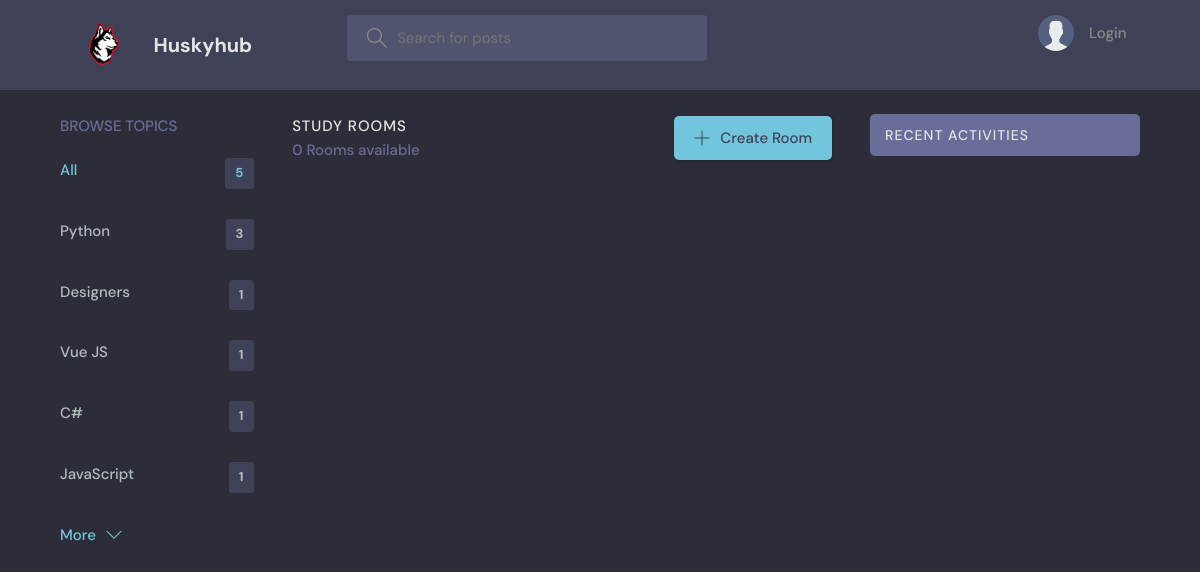
Page /?q=House on the earlier database version.
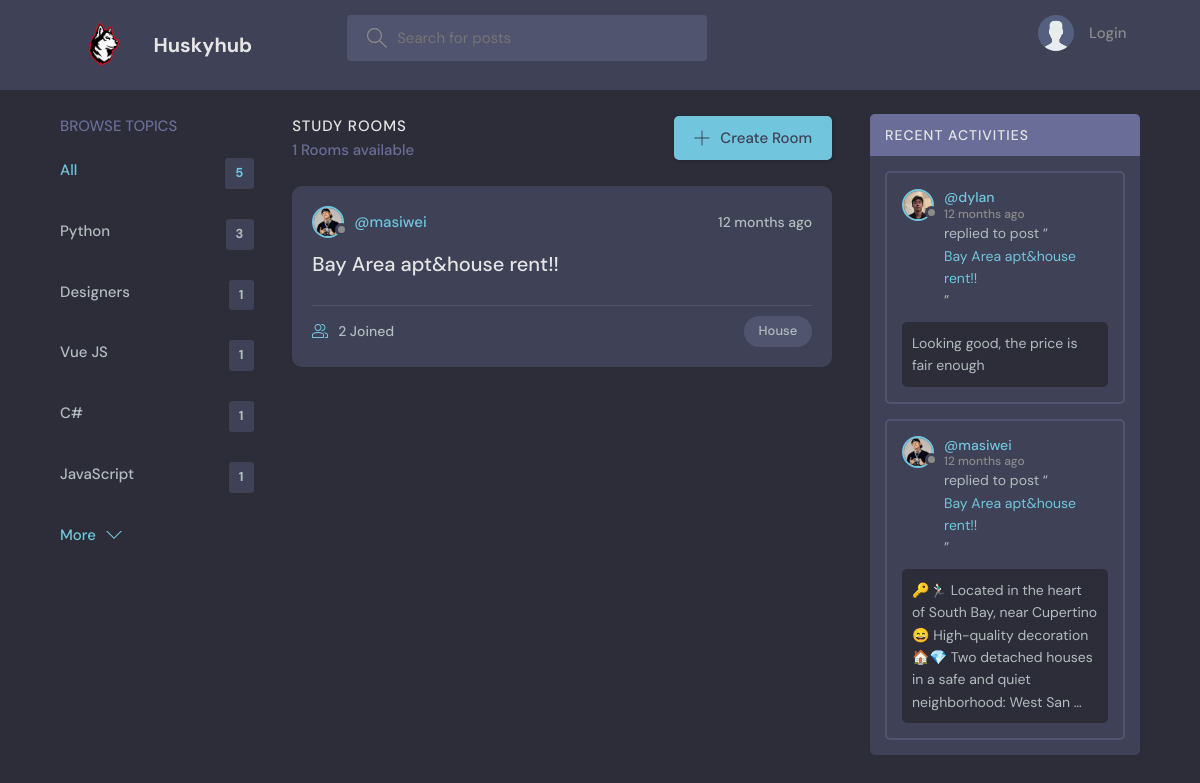
Same page on the later database version.
### base/models.py (models this page shows, shortened)
class Topic(models.Model):
    name = models.CharField(max_length=200)

class Room(models.Model):
    host = models.ForeignKey(User, on_delete=models.SET_NULL, null=True)
    topic = models.ForeignKey(Topic, on_delete=models.SET_NULL, null=True)
    name = models.CharField(max_length=200)
    description = models.TextField(null=True, blank=True)
    participants = models.ManyToManyField(
    User, related_name='participants', blank=True)
    updated = models.DateTimeField(auto_now=True)
    created = models.DateTimeField(auto_now_add=True)
    class Meta:
        ordering = ['-updated', '-created']
    def __str__(self):
        return self.name

class User(AbstractUser):
    name = models.CharField(max_length=200, null=True)
    email = models.EmailField(unique=True, null=True)
    bio = models.TextField(null=True)
    avatar = models.ImageField(null=True, default="avatar.svg")
    USERNAME_FIELD = 'email'
    REQUIRED_FIELDS = ['username']

class Message(models.Model):
    user = models.ForeignKey(User, on_delete=models.CASCADE)
    room = models.ForeignKey(Room, on_delete=models.CASCADE)
    body = models.TextField()
    updated = models.DateTimeField(auto_now=True)
    created = models.DateTimeField(auto_now_add=True)
    class Meta:
        ordering = ['-updated', '-created']

### base/views.py (the view)
# urls.py: path('', views.home, name="home"),
def home(request):
    q = request.GET.get('q') if request.GET.get('q') != None else ''
    rooms = Room.objects.filter(
        Q(topic__name__icontains=q) |
        Q(name__icontains=q) |
        Q(description__icontains=q)
    )
    topics = Topic.objects.all()[0:5]
    room_count = rooms.count()
    room_messages = Message.objects.filter(
        Q(room__topic__name__icontains=q))[0:3]
    context = {'rooms': rooms, 'topics': topics,
               'room_count': room_count, 'room_messages': room_messages}
    return render(request, 'base/home.html', context)

### base/templates/base/home.html (shortened to what this page needs)
{% extends 'main.html' %}
{% block content %}
<main class="layout layout--3">
  <div class="container">
    {% include 'base/topics_component.html' %}
    <div class="roomList">
      <div class="roomList__header">
        <div>
          <h2>Study Rooms</h2>
          <p>{{room_count}} Rooms available</p>
        </div>
        <a class="btn btn--main" href="{% url 'create-room' %}">
          <svg version="1.1" xmlns="http://www.w3.org/2000/svg" width="32" height="32" viewBox="0 0 32 32">
            <title>add</title>
            <path
              d="M16.943 0.943h-1.885v14.115h-14.115v1.885h14.115v14.115h1.885v-14.115h14.115v-1.885h-14.115v-14.115z">
            </path>
          </svg>
          Create Room
        </a>
      </div>
      {% include 'base/feed_component.html' %}
    </div>
    {% include 'base/activity_component.html' %}
  </div>
</main>
{% endblock %}

### base/templates/base/topics_component.html
<div class="topics">
    <div class="topics__header">
        <h2>Browse Topics</h2>
    </div>
    <ul class="topics__list">
        <li>
            <a href="{% url 'home' %}" class="active">All <span>{{topics.count}}</span></a>
        </li>
        {% for topic in topics %}
        <li>
            <a href="{% url 'home' %}?q={{topic.name}}">{{topic.name}}<span>{{topic.room_set.all.count}}</span></a>
        </li>
        {% endfor %}
    </ul>
    <a class="btn btn--link" href="{% url 'topics' %}">
        More
        <svg version="1.1" xmlns="http://www.w3.org/2000/svg" width="32" height="32" viewBox="0 0 32 32">
            <title>chevron-down</title>
            <path d="M16 21l-13-13h-3l16 16 16-16h-3l-13 13z"></path>
        </svg>
    </a>
</div>

### base/templates/base/feed_component.html (shortened to what this page needs)
{% for room in rooms %}
<div class="roomListRoom">
    <div class="roomListRoom__header">
        <a href="{% url 'user-profile' room.host.id %}" class="roomListRoom__author">
            <div class="avatar avatar--small">
                <img src="{{room.host.avatar.url}}" />
            </div>
            <span>@{{room.host.username}}</span>
        </a>
        <div class="roomListRoom__actions">
            <span>{{room.created|timesince}} ago</span>
        </div>
    </div>
    <div class="roomListRoom__content">
        <a href="{% url 'room' room.id %}">{{room.name}}</a>
    </div>
    <div class="roomListRoom__meta">
        <a href="{% url 'room' room.id %}" class="roomListRoom__joined">
            {{room.participants.all.count}} Joined
        </a>
        <p class="roomListRoom__topic">{{room.topic.name}}</p>
    </div>
</div>
{% endfor %}

### base/templates/base/activity_component.html (shortened to what this page needs)
<div class="activities">
    <div class="activities__header">
        <h2>Recent Activities</h2>
    </div>
    {% for message in room_messages %}
    <div class="activities__box">
        <div class="activities__boxHeader roomListRoom__header">
            <a href="{% url 'user-profile' message.user.id %}" class="roomListRoom__author">
                <div class="avatar avatar--small">
                    <img src="{{message.user.avatar.url}}" />
                </div>
                <p>
                    @{{message.user.username}}
                    <span>{{message.created|timesince}} ago</span>
                </p>
            </a>
        </div>
        <div class="activities__boxContent">
            <p>replied to post “<a href="{% url 'room' message.room.id %}">{{message.room}}</a>”</p>
            <div class="activities__boxRoomContent">{{message.body|truncatechars:150}}</div>
        </div>
    </div>
    {% endfor %}
</div>

Differences in the rows shown:
added Room: host.avatar (picture), host.username "masiwei", created "12 months", name "Bay Area apt&house rent!!", participants.all.count "2", topic.name "House"
added Message: user.avatar (picture), user.username "dylan", created "12 months", room "Bay Area apt&house rent!!", body "Looking good, the price is fair enough"
added Message: user.avatar (picture), user.username "masiwei", created "12 months", room "Bay Area apt&house rent!!", body "🔑🏃🏻‍♂️ Located in the heart of South Bay, near Cupertino 😄 High-quality decoration 🏠💎 Two detached houses in a safe and quiet neighborhood: West San …"
Other differences:
{{ room_count }}: "0" → "1"
